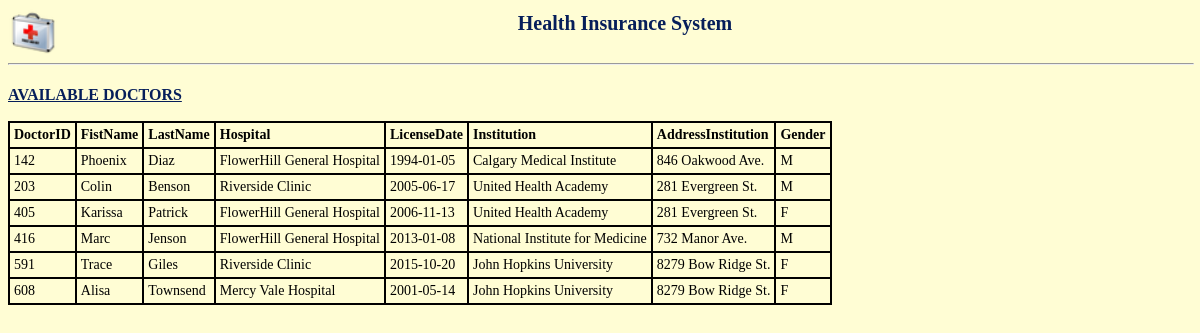
Page /PHP/doctorinfo.php on the committed database.
### tables this page shows
CREATE TABLE doctor (
  doctorId integer AUTO_INCREMENT,
  fname    varchar(20) not null, 
  lname    varchar(20) not null,
  hospital varchar(30),
  licenseDate    date,
  Institution varchar(40),
  address  varchar(30),
  gender     varchar(10),
  constraint pk primary key (doctorid)
);

### PHP/doctorinfo.php (the view, shortened to what this page needs)
<?php
	include "header.php";
    require('dbconnect.php');
	$sql = "select doctorid, fname, lname, hospital, licensedate,institution,address, gender from doctor;";
	$result = mysqli_query($dbConnect, $sql);
?>
<!DOCTYPE html>
<html>
	<h4>AVAILABLE DOCTORS</h4>
	<?php
		echo "<table>
			<tr><th>DoctorID</th><th>FistName</th><th>LastName</th><th>Hospital</th>
			<th>LicenseDate</th><th>Institution</th><th>AddressInstitution</th><th>Gender</th></tr>";
		while($row = mysqli_fetch_array($result))
		{
			echo "<tr>";
			echo "<td>" . $row['doctorid'] . "</td>";
			echo "<td>" . $row['fname'] . "</td>";
			echo "<td>" . $row['lname'] . "</td>";
			echo "<td>" . $row['hospital'] . "</td>";
			echo "<td>" . $row['licensedate'] . "</td>";
			echo "<td>" . $row['institution'] . "</td>";
			echo "<td>" . $row['address'] . "</td>";
			echo "<td>" . $row['gender'] . "</td>";
			echo "<td>" ?>
			<?php
			echo "</tr>";
		}
		echo "</table><br>";
   ?>
</html>

### PHP/header.php (shortened to what this page needs)
<html>
	<head>
		<link rel="stylesheet" href="css/style.css">
		<div class="header">
			<img src="img/logo.png">
			<h1>Health Insurance System</h1>
		<hr>
	</head>
</html>

### CSS/style.css (style rules this page uses)
h4 { line-height:10px; font-size:16px; color:#061e5a; text-decoration:underline; }
hr { width:100%; background-color:#4432a8; margin:25px auto; }
table, th, td { font-family:verdana; font-size:14px; text-align:left; border:2px solid black; border-collapse: collapse; }
th, td { padding: 4px; }
.header img { float: left; width: 50px; height: 50px; }
.header h1 { text-align:center; line-height:30px; font-size:20px; color:#061e5a; }

### rows in the picture
doctor: doctorId "142", fname "Phoenix", lname "Diaz", hospital "FlowerHill General Hospital", licenseDate "1994-01-05", Institution "Calgary Medical Institute", address "846 Oakwood Ave.", gender "M"
doctor: doctorId "203", fname "Colin", lname "Benson", hospital "Riverside Clinic", licenseDate "2005-06-17", Institution "United Health Academy", address "281 Evergreen St.", gender "M"
doctor: doctorId "405", fname "Karissa", lname "Patrick", hospital "FlowerHill General Hospital", licenseDate "2006-11-13", Institution "United Health Academy", address "281 Evergreen St.", gender "F"
doctor: doctorId "416", fname "Marc", lname "Jenson", hospital "FlowerHill General Hospital", licenseDate "2013-01-08", Institution "National Institute for Medicine", address "732 Manor Ave.", gender "M"
doctor: doctorId "591", fname "Trace", lname "Giles", hospital "Riverside Clinic", licenseDate "2015-10-20", Institution "John Hopkins University", address "8279 Bow Ridge St.", gender "F"
doctor: doctorId "608", fname "Alisa", lname "Townsend", hospital "Mercy Vale Hospital", licenseDate "2001-05-14", Institution "John Hopkins University", address "8279 Bow Ridge St.", gender "F"
